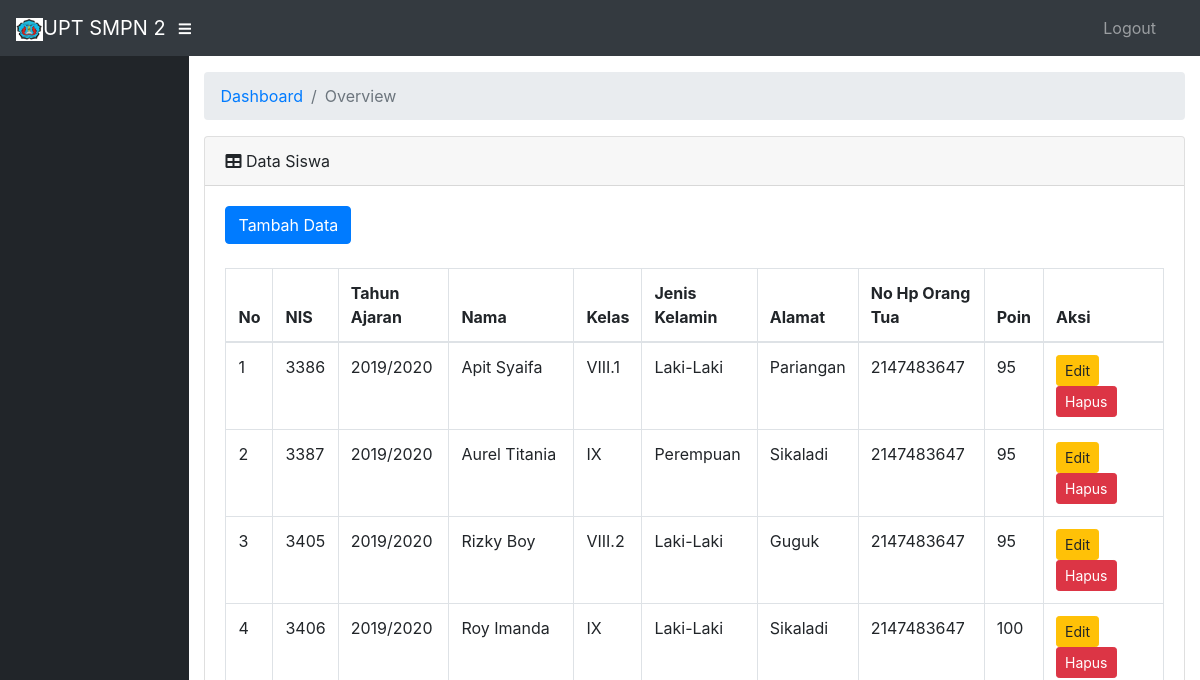
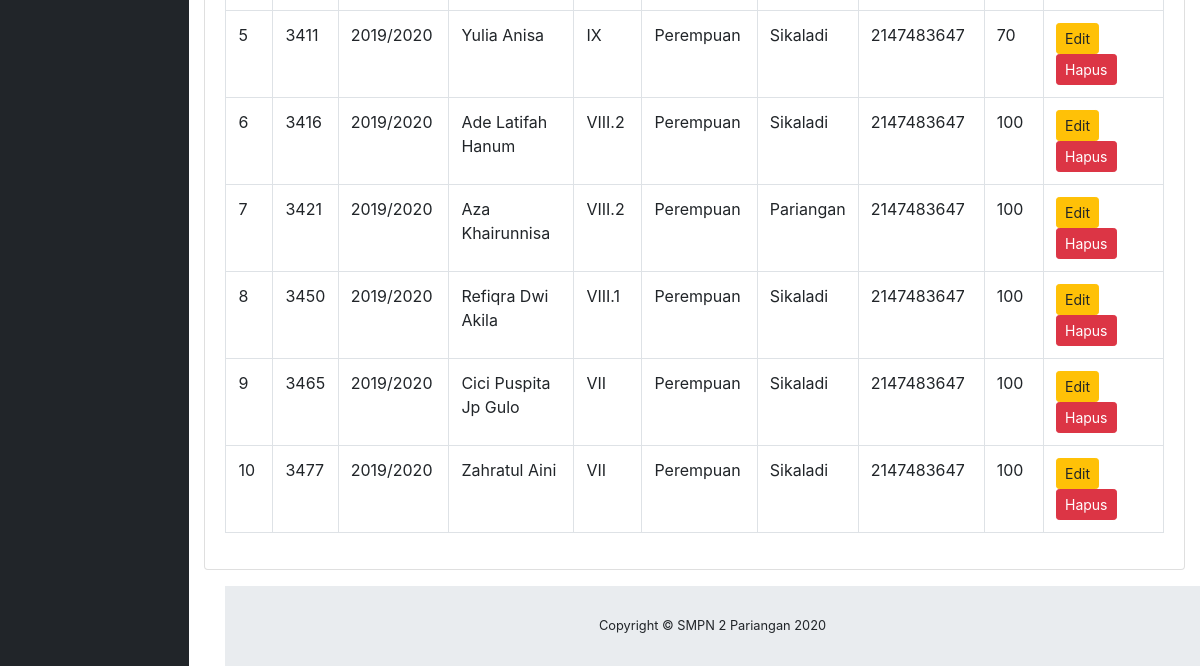
The app's page /siswas/index, older data (2 pictures, top to bottom).
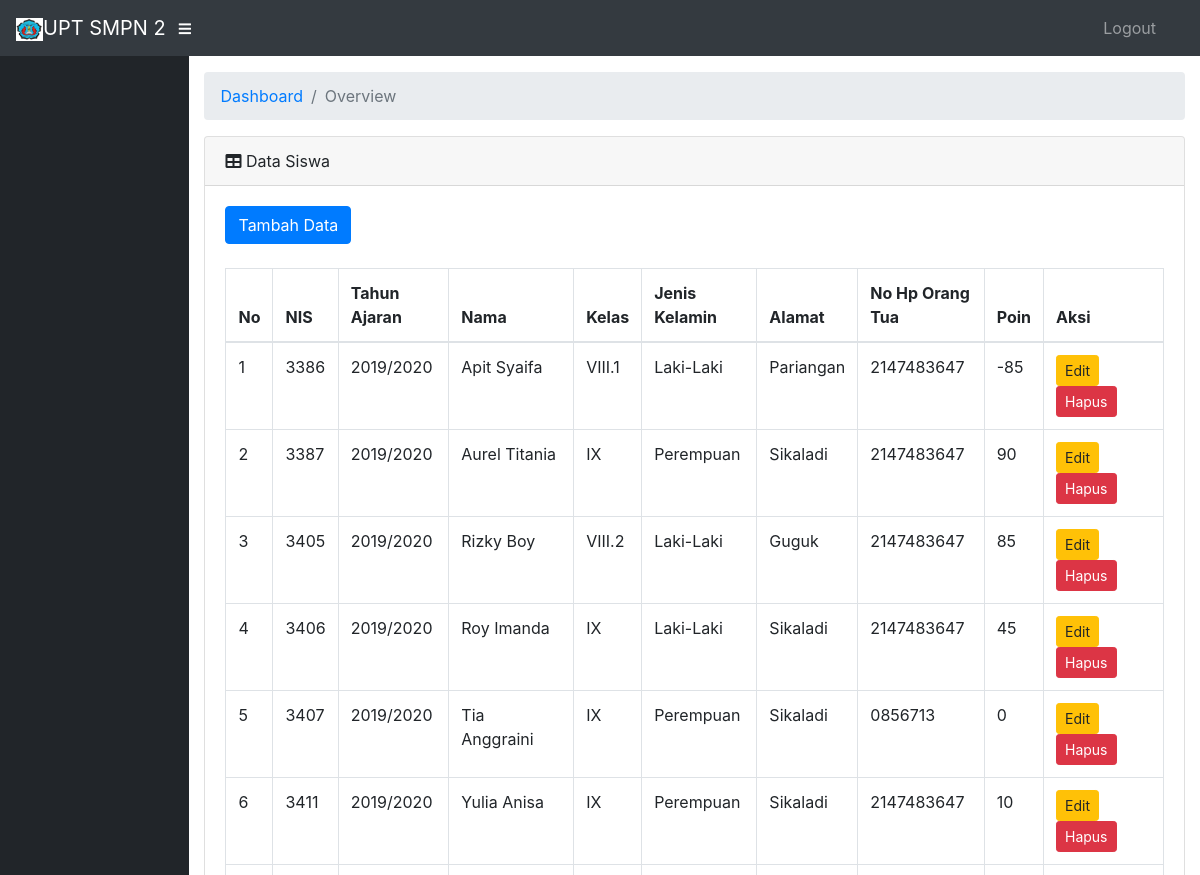
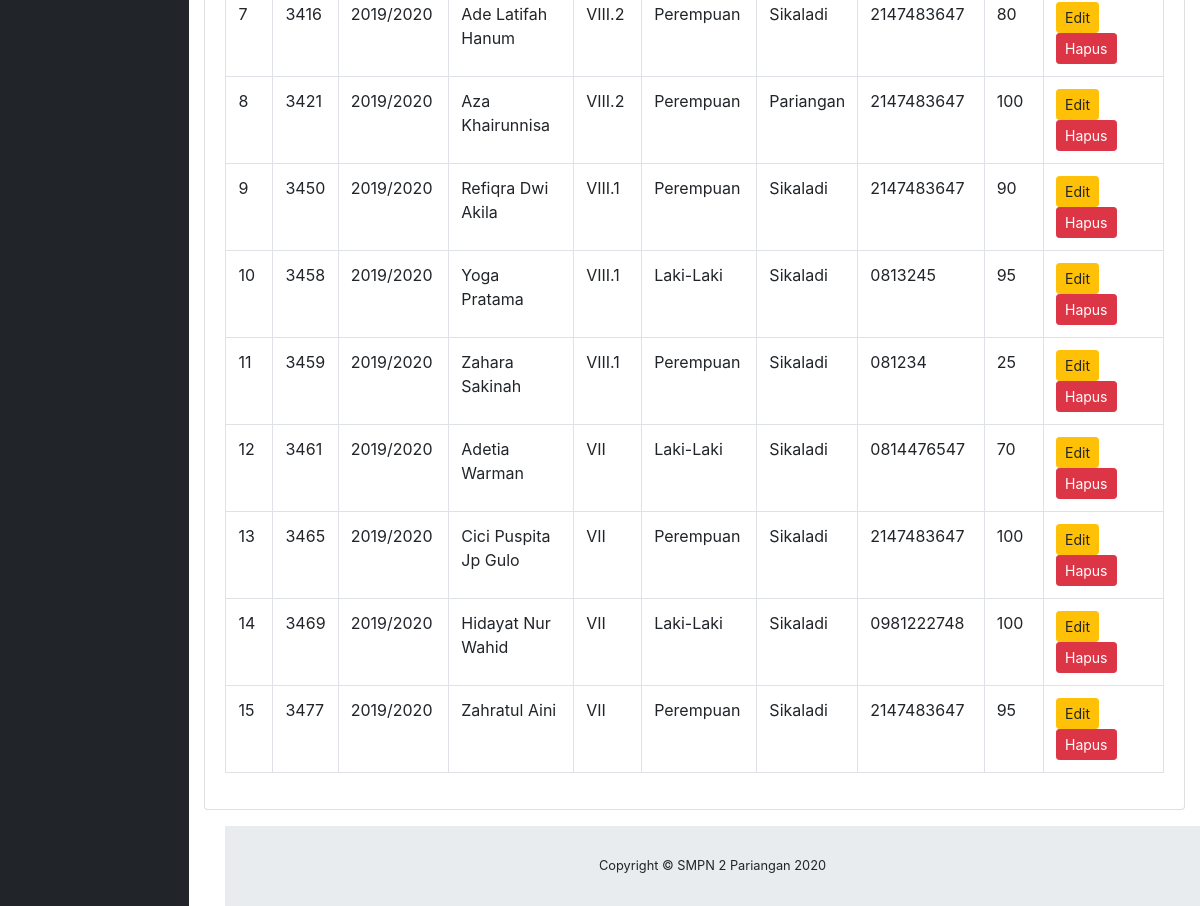
The same page, newer data (2 pictures, top to bottom).
### tables this page shows
CREATE TABLE IF NOT EXISTS `siswa` (
  `nis` int(10) NOT NULL,
  `ta` varchar(10) NOT NULL,
  `nm_siswa` varchar(30) NOT NULL,
  `kelas` varchar(10) NOT NULL,
  `jekel` varchar(2) NOT NULL,
  `alamat` varchar(50) NOT NULL,
  `no_hp_ortu` varchar(20) NOT NULL,
  `point` int(11) NOT NULL DEFAULT '100'
);

### application/controllers/Siswas.php (called while the page is built, shortened)
<?php
class Siswas extends CI_Controller
{
    public function __construct()
    {
        $this->load->model('Msiswas');
        $this->load->library("form_validation");
    }
    public function index($offset = 0)
    {
        $data['datasiswas'] = $this->Msiswas->getAll();
        $this->load->view('siswas/index', $data);
    }
}

### index.php (called while the page is built, shortened)
<?php
require_once BASEPATH.'core/CodeIgniter.php';

### application/models/Msiswas.php (called while the page is built, shortened)
<?php
class Msiswas extends CI_Model
{
    private $_table = "siswa";
    public function getAll()
    {
        return $this->db->get($this->_table)->result();
    }
}

### application/views/siswas/index.php (the view, shortened to what this page needs)
<!DOCTYPE html>
<html lang="en">
<head>
    <?php $this->load->view('_partials/head'); ?>
</head>
<body id="page-top">
    <?php $this->load->view('_partials/top-bar'); ?>
    <div id="wrapper">
        <?php $this->load->view('_partials/side-bar'); ?>
        <div id="content-wrapper">
            <div class="container-fluid">
                <?php $this->load->view('_partials/breadcrumbs'); ?>
                <div class="card mb-3">
                    <div class="card-header">
                        <i class="fas fa-table"></i>
                        Data Siswa</div>
                    <div class="card-body">
                        <a href="<?php echo base_url() ?>siswas/add" class="btn btn-primary">Tambah Data</a>
                        <br>
                        <br>
                        <div class="table-responsive">
                            <table class="table table-bordered" id="dataTable" width="100%" cellspacing="0">
                                <thead>
                                    <tr>
                                        <th>No</th>
                                        <th>NIS</th>
                                        <th>Tahun Ajaran</th>
                                        <th>Nama</th>
                                        <th>Kelas</th>
                                        <th>Jenis Kelamin</th>
                                        <th>Alamat</th>
                                        <th>No Hp Orang Tua</th>
                                        <th>Poin</th>
                                        <th>Aksi</th>
                                    </tr>
                                </thead>
                                <tbody>
                                    <?php foreach ($datasiswas as $no => $datasiswa) :
                                        $jkel = $datasiswa->jekel == "L" ? "Laki-Laki" : "Perempuan";
                                    ?>
                                        <tr>
                                            <td><?php echo ++$no ?></td>
                                            <td><?php echo $datasiswa->nis ?></td>
                                            <td><?php echo $datasiswa->ta ?></td>
                                            <td><?php echo $datasiswa->nm_siswa ?></td>
                                            <td><?php echo $datasiswa->kelas ?></td>
                                            <td><?php echo $jkel ?></td>
                                            <td><?php echo $datasiswa->alamat ?></td>
                                            <td><?php echo $datasiswa->no_hp_ortu ?></td>
                                            <td><?php echo $datasiswa->point ?></td>
                                            <td width="120px">
                                                <a class="btn btn-warning btn-sm" href="<?php echo base_url() ?>siswas/edit/<?php echo $datasiswa->nis ?>">Edit</a>
                                                <a class="btn btn-danger btn-sm" href="<?php echo base_url() ?>siswas/delete/<?php echo $datasiswa->nis ?>">Hapus</a>
                                            </td>
                                        </tr>
                                    <?php endforeach ?>
                                </tbody>
                            </table>
                        </div>
                    </div>
                </div>
            </div>
            <?php $this->load->view('_partials/footer'); ?>
        </div>
    </div>
</body>
</html>

### application/views/_partials/head.php (shortened to what this page needs)
<link href="<?php echo base_url('assets/vendor/fontawesome-free/css/all.min.css') ?>" rel="stylesheet">
<link href="<?php echo base_url('assets/vendor/datatables/dataTables.bootstrap4.css') ?>" rel="stylesheet">
<link href="<?php echo base_url('assets/css/sb-admin.css') ?>" rel="stylesheet">

### application/views/_partials/top-bar.php (shortened to what this page needs)
<nav class="navbar navbar-expand navbar-dark bg-dark static-top">
    <a class="navbar-brand mr-1" href="<?php echo base_url() ?>"><img src="<?php echo base_url() ?>/assets/smp2.png" width="27px" alt="">UPT SMPN 2 </a>
    <button class="btn btn-link btn-sm text-white order-1 order-sm-0" id="sidebarToggle" href="#">
        <i class="fas fa-bars"></i>
    </button>
    <ul class="navbar-nav ml-auto ml-md-0">
        <li class="nav-item dropdown no-arrow">
            <a class="nav-link dropdown-toggle" href="<?php echo base_url() ?>login/logout">
                Logout<i class="fas fa-sign-out fa-fw"></i>
            </a>
        </li>
    </ul>
</nav>

### application/views/_partials/side-bar.php (shortened to what this page needs)
<ul class="sidebar navbar-nav">
</ul>

### application/views/_partials/breadcrumbs.php
<ol class="breadcrumb">
    <li class="breadcrumb-item">
        <a href="<?php echo base_url() ?>">Dashboard</a>
    </li>
    <li class="breadcrumb-item active">Overview</li>
</ol>

### application/views/_partials/footer.php
<footer class="sticky-footer">
    <div class="container my-auto">
        <div class="copyright text-center my-auto">
            <span>Copyright © SMPN 2 Pariangan <?php echo date('Y') ?></span>
        </div>
    </div>
</footer>

Row changes from the older to the newer data that the page shows:
changed siswa "Apit Syaifa": point "95" → "-85"
changed siswa "Aurel Titania": point "95" → "90"
changed siswa "Rizky Boy": point "95" → "85"
changed siswa "Roy Imanda": point "100" → "45"
added siswa: nis "3407", ta "2019/2020", nm_siswa "Tia Anggraini", kelas "IX", jekel "Perempuan", alamat "Sikaladi", no_hp_ortu "0856713", point "0"
changed siswa "Yulia Anisa": point "70" → "10"
changed siswa "Ade Latifah Hanum": point "100" → "80"
changed siswa "Refiqra Dwi Akila": point "100" → "90"
added siswa: nis "3458", ta "2019/2020", nm_siswa "Yoga Pratama", kelas "VIII.1", jekel "Laki-Laki", alamat "Sikaladi", no_hp_ortu "0813245", point "95"
added siswa: nis "3459", ta "2019/2020", nm_siswa "Zahara Sakinah", kelas "VIII.1", jekel "Perempuan", alamat "Sikaladi", no_hp_ortu "081234", point "25"
added siswa: nis "3461", ta "2019/2020", nm_siswa "Adetia Warman", kelas "VII", jekel "Laki-Laki", alamat "Sikaladi", no_hp_ortu "0814476547", point "70"
added siswa: nis "3469", ta "2019/2020", nm_siswa "Hidayat Nur Wahid", kelas "VII", jekel "Laki-Laki", alamat "Sikaladi", no_hp_ortu "0981222748", point "100"
changed siswa "Zahratul Aini": point "100" → "95"
